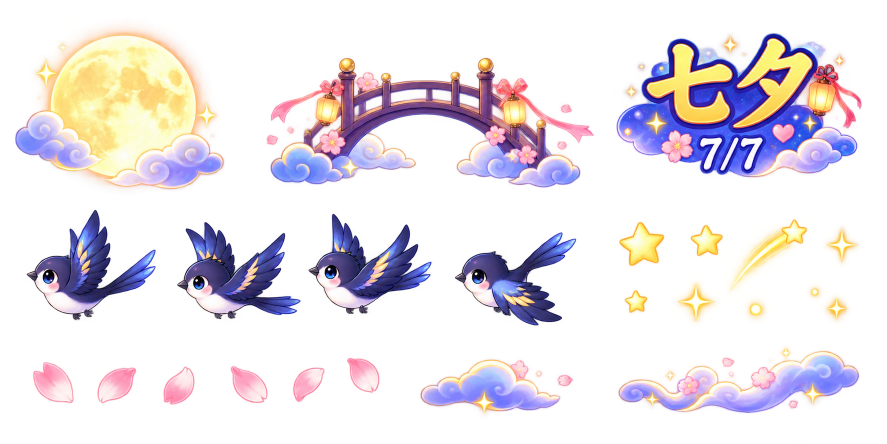
#> input picture artwork/qixi_environment_source.png, 1774 x 887 px (shown at 1/2 size)
$ python extract_qixi_environment.py
#> lines starting #> are read from the running program, lines starting #| are printed output that depends on the picture
### tools/extract_pet_sprites.py
#!/usr/bin/env python3
"""Extract and normalize BatteryBuddy pet sprites from the source sheet."""

from dataclasses import dataclass
from collections import deque
from pathlib import Path
import sys

from PIL import Image, ImageChops, ImageDraw, ImageFont


CANVAS_SIZE = 320
CONTENT_SIZE = 288
BOTTOM_MARGIN = 12


@dataclass(frozen=True)
class Sprite:
    name: str
    crop: tuple[int, int, int, int]


SPRITES = (
    Sprite("pet_idle_01", (0, 620, 200, 835)),
    Sprite("pet_idle_02", (192, 620, 405, 840)),
    Sprite("pet_walk_01", (455, 0, 865, 465)),
    Sprite("pet_walk_02", (375, 620, 620, 840)),
    Sprite("pet_sit", (50, 0, 465, 465)),
    Sprite("pet_sleep_01", (1045, 835, 1254, 1055)),
    Sprite("pet_sleep_02", (1035, 620, 1254, 845)),
    Sprite("pet_charging_01", (410, 445, 630, 635)),
    Sprite("pet_charging_02", (600, 620, 840, 840)),
)


# [66 lines left out: functions isolate_largest_component, normalize, not called in this run]


def create_contact_sheet(
    outputs: list[tuple[str, Image.Image]],
    path: Path,
    columns: int = 3,
) -> None:
    label_height = 32
    rows = (len(outputs) + columns - 1) // columns
    sheet = Image.new(
        "RGB",
        (columns * CANVAS_SIZE, rows * (CANVAS_SIZE + label_height)),
        (35, 39, 47),
    )
    draw = ImageDraw.Draw(sheet)
    font = ImageFont.load_default(size=18)

    for index, (name, sprite) in enumerate(outputs):
        column = index % columns
        row = index // columns
        x = column * CANVAS_SIZE
        y = row * (CANVAS_SIZE + label_height)
        checker = Image.new("RGB", (CANVAS_SIZE, CANVAS_SIZE), (245, 245, 245))
        checker.paste((225, 225, 225), (0, CANVAS_SIZE // 2, CANVAS_SIZE, CANVAS_SIZE))
        checker.paste((225, 225, 225), (CANVAS_SIZE // 2, 0, CANVAS_SIZE, CANVAS_SIZE // 2))
        checker.paste(sprite, mask=sprite.getchannel("A"))
        sheet.paste(checker, (x, y))
        draw.text((x + 8, y + CANVAS_SIZE + 6), name, fill=(255, 255, 255), font=font)

    path.parent.mkdir(parents=True, exist_ok=True)
    sheet.save(path, optimize=True)


# [19 lines left out: function main, not called in this run]


# [2 lines that do not run on import are left out]

### tools/extract_qixi_environment.py
#!/usr/bin/env python3
"""Extract Qixi ambient status-bar decorations and magpie flight frames."""

from dataclasses import dataclass
from pathlib import Path

from PIL import Image, ImageDraw, ImageFont

from extract_pet_sprites import create_contact_sheet


def trim_transparency(image: Image.Image) -> Image.Image:
    bounds = image.getchannel("A").getbbox()
    if bounds is None:
        raise ValueError("Image does not contain visible pixels")
    return image.crop(bounds)


@dataclass(frozen=True)
class QixiAsset:
    name: str
    crop: tuple[int, int, int, int]


ASSETS = (
    QixiAsset("qixi_moon", (0, 0, 465, 390)),
    QixiAsset("qixi_bridge", (500, 70, 1145, 355)),
    QixiAsset("qixi_badge", (1255, 35, 1765, 355)),
    QixiAsset("qixi_sparkles", (1240, 390, 1765, 685)),
    QixiAsset("qixi_petals", (55, 720, 755, 845)),
    QixiAsset("qixi_cloud_01", (850, 705, 1225, 850)),
    QixiAsset("qixi_cloud_02", (1250, 690, 1765, 860)),
    QixiAsset("qixi_magpie_01", (0, 390, 330, 685)),
    QixiAsset("qixi_magpie_02", (350, 395, 615, 690)),
    QixiAsset("qixi_magpie_03", (645, 390, 905, 690)),
    QixiAsset("qixi_magpie_04", (890, 420, 1165, 690)),
)


def fit_inside(image: Image.Image, max_width: int, max_height: int) -> Image.Image:
    scale = min(max_width / image.width, max_height / image.height, 1.0)
    width = max(1, round(image.width * scale))
    height = max(1, round(image.height * scale))
    return image.resize((width, height), Image.Resampling.LANCZOS)


def create_preview(outputs: list[tuple[str, Image.Image]], output_path: Path) -> None:
    columns = 4
    cell_width = 320
    cell_height = 220
    label_height = 28
    rows = (len(outputs) + columns - 1) // columns
    canvas = Image.new(
        "RGB",
        (columns * cell_width, rows * (cell_height + label_height)),
        (35, 39, 47),
    )
    draw = ImageDraw.Draw(canvas)
    font = ImageFont.load_default(size=18)

    for index, (name, sprite) in enumerate(outputs):
        column = index % columns
        row = index // columns
        x = column * cell_width
        y = row * (cell_height + label_height)
        checker = Image.new("RGB", (cell_width, cell_height), (245, 245, 245))
        checker.paste((225, 225, 225), (0, cell_height // 2, cell_width, cell_height))
        checker.paste((225, 225, 225), (cell_width // 2, 0, cell_width, cell_height // 2))
        preview = fit_inside(sprite, cell_width - 20, cell_height - 20)
        paste_x = x + (cell_width - preview.width) // 2
        paste_y = y + (cell_height - preview.height) // 2
        checker.paste(preview, (paste_x - x, paste_y - y), preview)
        canvas.paste(checker, (x, y))
        draw.text(
            (x + 8, y + cell_height + 5),
            name,
            fill=(255, 255, 255),
            font=font,
        )

    output_path.parent.mkdir(parents=True, exist_ok=True)
    canvas.save(output_path, optimize=True)


def main() -> None:
    project_root = Path(__file__).resolve().parents[1]
    source_path = project_root / "artwork/qixi_environment_source.png"
    output_dir = project_root / "app/src/main/res/drawable-nodpi"
    preview_path = project_root / "artifacts/qixi-environment-contact-sheet.png"

    source = Image.open(source_path).convert("RGBA")
#> source is the input picture: PIL image 1774x887 RGBA; mean R, G, B, A 74.7, 63.9, 68.7, 71.3
    outputs: list[tuple[str, Image.Image]] = []

    for asset in ASSETS:
        sprite = trim_transparency(source.crop(asset.crop))
        sprite.save(output_dir / f"{asset.name}.png", optimize=True)
        outputs.append((asset.name, sprite))
#> this loop made 11 passes
#> bounds in trim_transparency on passes 1 to 11: (0, 0, 465, 390), (1, 0, 645, 285), (0, 0, 489, 320), (0, 0, 514, 295), (0, 0, 700, 125), (0, 0, 375, 145), (0, 0, 508, 170), (49, 0, 317, 284), (1, 7, 265, 284), (0, 0, 260, 300), (14, 0, 273, 265)
#> pass 1, in main, `sprite = trim_transparency(source.crop(asset.crop))`:
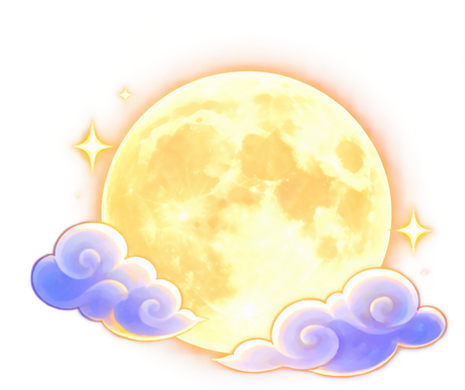
#> sprite: PIL image 465x390 RGBA; mean R, G, B, A 158.8, 143.8, 118.8, 127.5; transparent parts drawn white
#> after the loop, outputs = 11 items

    create_preview(outputs, preview_path)
#> in create_preview, `rows = (len(outputs) + columns - 1) // columns`: rows = 3
#> in create_preview, `canvas = Image.new( "RGB", (columns * cell_width, rows * (cell_height ..`:
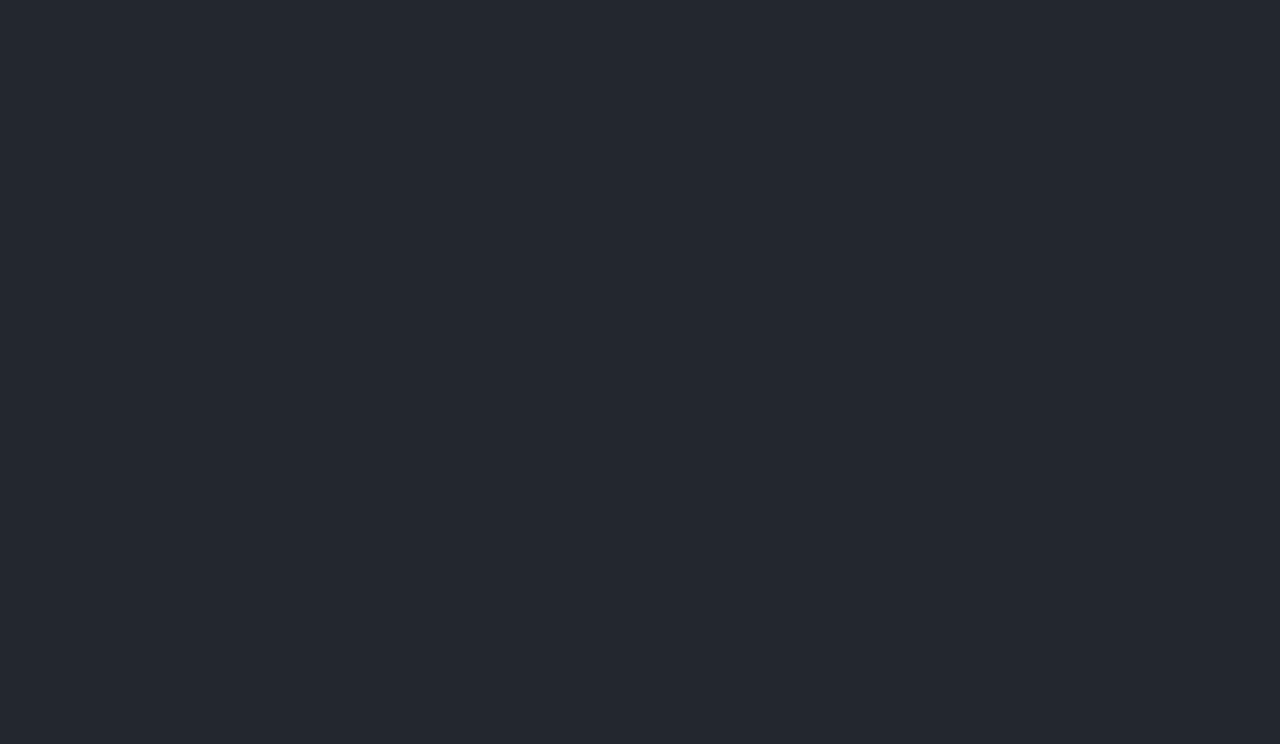
#> canvas: PIL image 1280x744 RGB; mean R, G, B 35, 39, 47
#> the loop in create_preview, `for index, (name, sprite) in enumerate(outputs):` made 11 passes
#> (name, column, row, x, y, scale in fit_inside, width in fit_inside, height in fit_inside) on passes 1 to 11: ('qixi_moon', 0, 0, 0, 0, 0.513, 238, 200), ('qixi_bridge', 1, 0, 320, 0, 0.466, 300, 133), ('qixi_badge', 2, 0, 640, 0, 0.613, 300, 196), ('qixi_sparkles', 3, 0, 960, 0, 0.584, 300, 172), ('qixi_petals', 0, 1, 0, 248, 0.429, 300, 54), ('qixi_cloud_01', 1, 1, 320, 248, 0.8, 300, 116), ('qixi_cloud_02', 2, 1, 640, 248, 0.591, 300, 100), ('qixi_magpie_01', 3, 1, 960, 248, 0.704, 189, 200), ('qixi_magpie_02', 0, 2, 0, 496, 0.722, 191, 200), ('qixi_magpie_03', 1, 2, 320, 496, 0.667, 173, 200), ('qixi_magpie_04', 2, 2, 640, 496, 0.755, 195, 200)
#> after the loop in create_preview, `for index, (name, sprite) in enumerate(outputs):`:
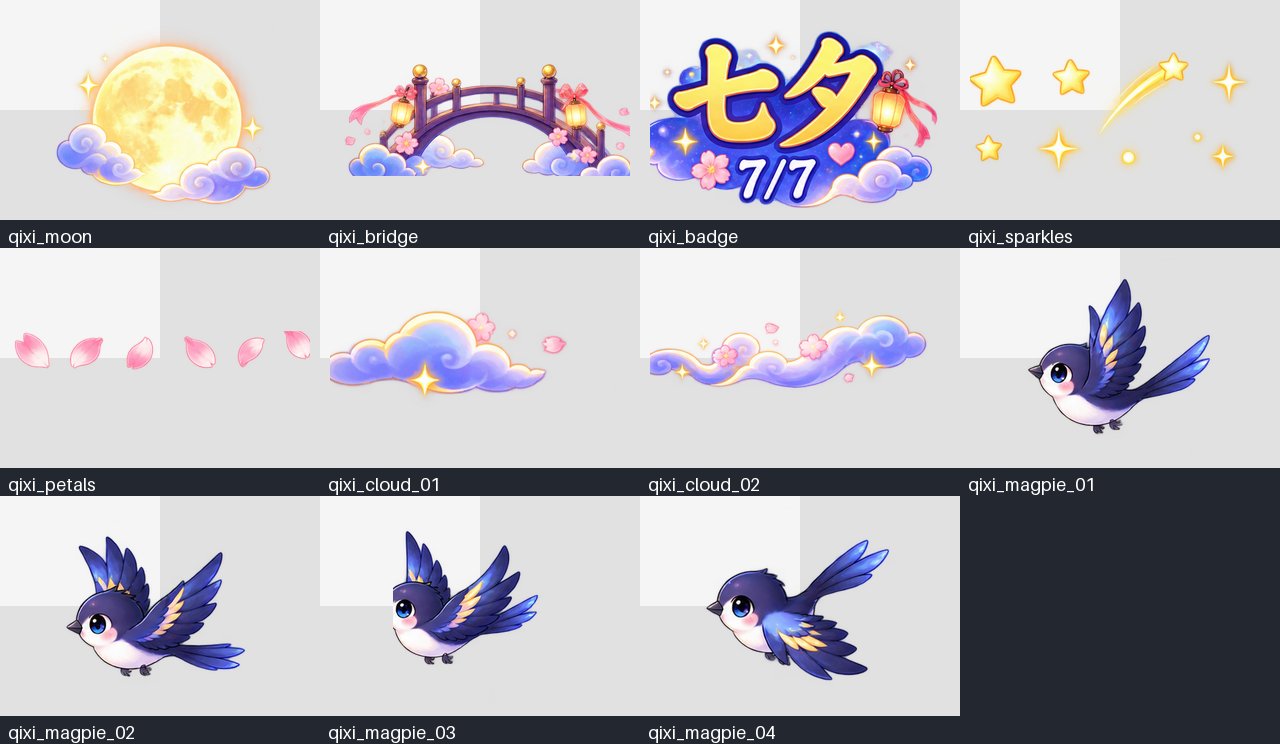
#> canvas: PIL image 1280x744 RGB; mean R, G, B 184.1, 182.1, 187.8
#> after the loop in create_preview, `for index, (name, sprite) in enumerate(outputs):`:
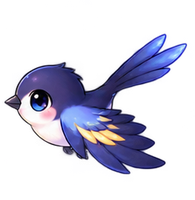
#> preview: PIL image 195x200 RGBA; mean R, G, B, A 31, 30.6, 53.9, 72.6; transparent parts drawn white
    create_contact_sheet(
        [(name, fit_inside(sprite, 288, 288)) for name, sprite in outputs],
        project_root / "artifacts/qixi-environment-normalized-contact-sheet.png",
        columns=4,
    )
#> in create_contact_sheet, `sheet = Image.new( "RGB", (columns * CANVAS_SIZE, rows * (CANVAS_SIZE ..`:
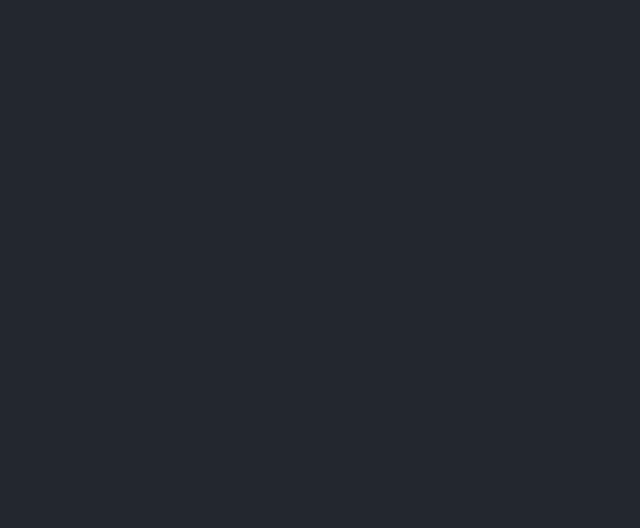
#> sheet: PIL image 1280x1056 RGB (shown at 1/2 size); mean R, G, B 35, 39, 47
#> the loop in create_contact_sheet, `for index, (name, sprite) in enumerate(outputs):` made 11 passes
#> (name, column, row, x, y) on passes 1 to 11: ('qixi_moon', 0, 0, 0, 0), ('qixi_bridge', 1, 0, 320, 0), ('qixi_badge', 2, 0, 640, 0), ('qixi_sparkles', 3, 0, 960, 0), ('qixi_petals', 0, 1, 0, 352), ('qixi_cloud_01', 1, 1, 320, 352), ('qixi_cloud_02', 2, 1, 640, 352), ('qixi_magpie_01', 3, 1, 960, 352), ('qixi_magpie_02', 0, 2, 0, 704), ('qixi_magpie_03', 1, 2, 320, 704), ('qixi_magpie_04', 2, 2, 640, 704)
#> after the loop in create_contact_sheet, `for index, (name, sprite) in enumerate(outputs):`:
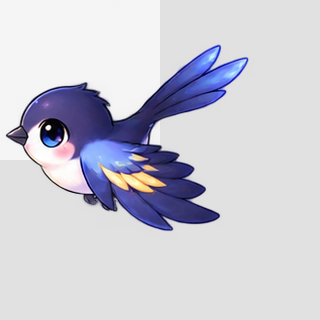
#> checker: PIL image 320x320 RGB; mean R, G, B 202.9, 202.8, 213.2
#> after the loop in create_contact_sheet, `for index, (name, sprite) in enumerate(outputs):`:
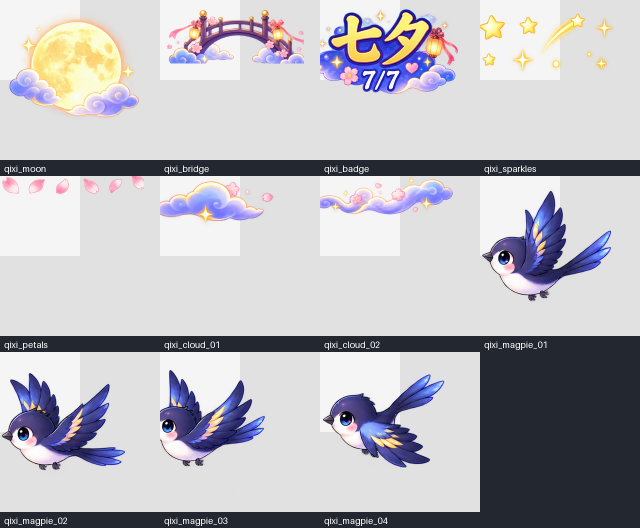
#> sheet: PIL image 1280x1056 RGB (shown at 1/2 size); mean R, G, B 186.2, 184.9, 190.4
    print(f"Exported {len(outputs)} Qixi ambient assets to {output_dir}")
#| Exported 11 Qixi ambient assets to app/src/main/res/drawable-nodpi
    print(f"Contact sheet: {preview_path}")


if __name__ == "__main__":
    main()
